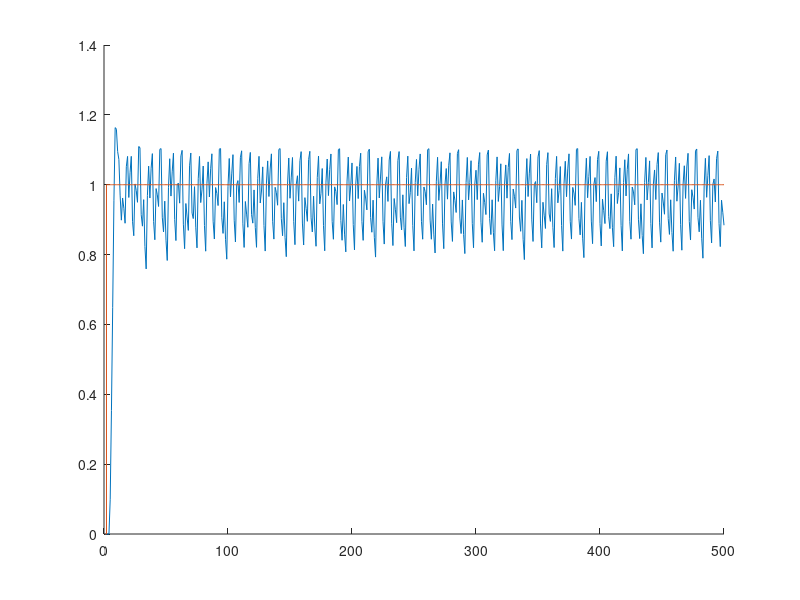
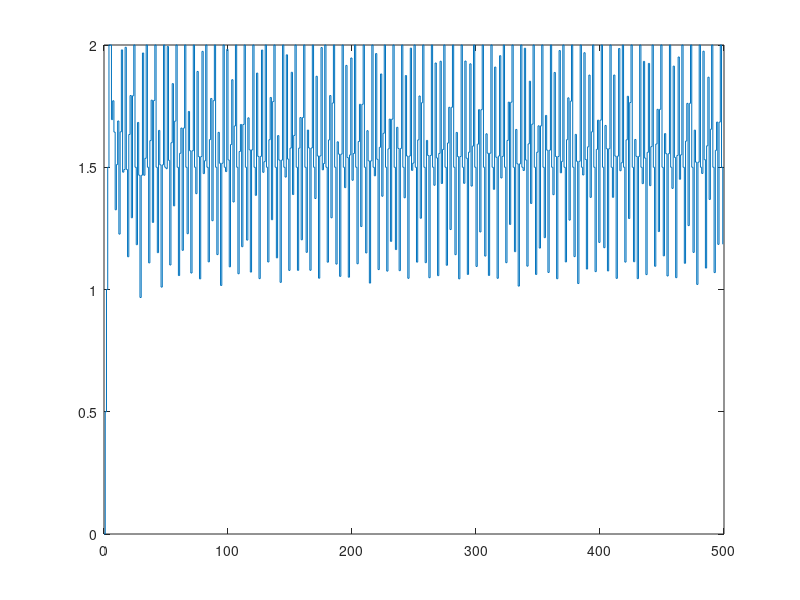

The MATLAB source for these figures, in order:
% function [] = GPC_analitic()
clear;
% s = [0 0 0.2 0.5 0.6 0.62];
N = 6;
D = N;
Nu = 3;
lambda = 0.01;

Tp = 1;
% Próbki dyskretne
kk = 500;
% Wektor czasu
t = 0:Tp:(kk-1)*Tp;

na = 2;
nb = 4;

a(1) = -0.2676;
b(1:2) = 0;
b(3) = 0.1989;
b(4) = 0.2552;

s(1) = b(1);
s(2) = sum(b(1:2)) - a(1)*s(1); 
for k = 3:N
    s(k) = sum(b(1:min(k,nb))) - a(1)*s(k-1);
end

M = zeros(N, Nu);

for k = 1:N
    for i = 1:Nu
        if(k >= i)
            M(k, i) = s(k-i+1);
        end
    end
end

K = ((M' * M + lambda * eye(Nu))^(-1)) * M';
K_1 = K(1, :);

% Dane równania
A = [1 -1.2676 0.2676]; % współczynniki dla A(z^-1)
B = [0.1989 0.2552]; % współczynniki dla B(z^-1)

tau = 2;

E = cell(N,1);
F = cell(N,1);
G = cell(N,1);
G_PG = cell(N-tau, 1);

for k = 1:N
    E{k} = zeros(1,k);
    F{k} = zeros(1,na);
    G{k} = zeros(1, k+1);
end

E{1} = 1;
F{1} = -A(2:end);

for p = 2:N
    % E
    for k = 1:p
        if k <= p-1
            e = E{p-1}(k);
        else
            e = F{p-1}(1);
        end
        E{p}(k) = e;
    end

    % F
    for k = 1:na
        if k < na
            f = -F{p-1}(1) * A(k+1) + F{p-1}(k+1);
        else
            f = -F{p-1}(1) * A(k+1);
        end
        F{p}(k) = f;
    end
end
% opóźnienie tau = 2 --> zaczynamy od p = 3
for p = tau+1:N
    for k = 1:length(E{p}) + 1
        if k == 1
            G{p}(k) = E{p}(1)*B(1);
        elseif k < length(E{p}) + 1
            G{p}(k) = E{p}(k-1)*B(2) + E{p}(k)*B(1);
        else
            G{p}(k) = E{p}(k-1)*B(2);
        end
    end
end

for k = 1:N-tau
    G_PG{k} = G{k+tau}(end-(Nu-1):end);
end
G_PG = cell2mat(G_PG);
F = cell2mat(F);
k_y = zeros(1,na);
k_u = zeros(1,nb-1);
for k = 1:na
    k_y(k) = K_1*F(:,k);
end

for k = 1:nb-1
    k_u(k) = K_1(tau+1:end)*G_PG(:,k);
end
k_e = sum(K_1);

y = zeros(kk,1);
y_zad = zeros(kk,1);
y_zad(2:end) = 1;

delta_up = zeros(1, nb-1);
delta_uk = 0;

u = zeros(1,kk);
u_max = 2;
delta_uk_max = 0.5;

for k = 2:kk
    if k == 2 || k == 3
        y(k) = -a(1)*y(k-1);
    elseif k == 4
        y(k) = -a(1)*y(k-1) + b(3)*u(k-3);
    else
        y(k) = -a(1)*y(k-1) + b(3)*u(k-3) + b(4) * u(k-4);
    end

    for i = (nb-1):-1:1
        if i == 1
            delta_up(i) = delta_uk;
        else
            delta_up(i) = delta_up(i-1);
        end
    end

    if k == 2
        delta_uk = k_e*y_zad(k) - k_y*[y(k-1); 0] - k_u*delta_up';
    else
        delta_uk = k_e*y_zad(k) - k_y*[y(k-1); y(k-2)] - k_u*delta_up';
    end
    if delta_uk > delta_uk_max
        delta_uk = delta_uk_max;
    elseif delta_uk < -delta_uk_max
        delta_uk = -delta_uk_max;
    end
    u(k) = u(k-1) + delta_uk;
    if u(k) > u_max
        u(k) = u_max;
    elseif u(k) < -u_max
        u(k) = -u_max;
    end
end

figure;
hold on;
plot(1:kk, y);
stairs(1:kk, y_zad);
hold off;

figure;
stairs(0:(kk-1), u);
% end

%%
% GPC ale z delta_u = k_e*y_zad(k) - k_y*[y(k-1); y(k-2)] - k_u*delta_up';

function [] = test(a, b, N, D, Nu, lambda, y_zad, s, kk, t, tau)
    M = zeros(N, Nu);
    
    % Implementacja macierzy M
    for i = 1:N
        for j = 1:Nu
            if(i >= j)
                M(i,j) = s(i-j+1);
            end
        end
    end

    % Macierz K
    K = ((M' * M + lambda * eye(Nu))^(-1)) * M';
    K_1 = K(1,:);
    
    % Alokacja pamięci
    y = zeros(1, kk);
    delta_up = zeros(D-1,1);
    delta_u = 0;
    u = zeros(1, kk);
    
    % Sterowanie DMC
    for k = 2:kk
        if k < tau+2
            y(k) = 0;
        elseif k == tau+2
            y(k) = - a(1)*y(k-1) - a(2)*y(k-2) + b(1)*u(k-(tau+1));
        else
            y(k) = - a(1)*y(k-1) - a(2)*y(k-2) + b(1)*u(k-(tau+1)) + b(2)*u(k-(tau+2));
        end
        
        % Przepisanie sterowań do wektora przeszłych sterowań
            for i = (D-1):-1:1
                if i == 1
                    delta_up(i) = delta_u;
                else
                    delta_up(i) = delta_up(i-1);
                end
            end 

        Y = ones(N,1)*y(k);
        Y_0 = Y + M_p*delta_up;
        Y_zad = ones(N,1)*y_zad(k);

        % Obliczenie przyrostu sterowania dla chwili (i+1) w chwili i-tej
        delta_u = K_1*(Y_zad - Y_0);
        
        % Obliczenie sterowania dla chwili (i+1) w chwili i-tej
        u(1,k) = u(1,k-1) + delta_u; 
    end
    
    % Prezentacja wyników
    figure;
    hold on;
    stairs(1:kk, y_zad, 'r');
    stairs(1:kk, y, 'b');
    hold off;
    legend('y_{zad}', 'y');
    plot_title = sprintf('Sygnał wyjściowy y(k) \n Regulator DMC');
    title(plot_title);
    xlabel('k');
    ylabel('y(k)');
    
    figure;
    hold on;
    stairs(0:kk-1, u, 'r');
    hold off;
    legend('u');
    plot_title = sprintf('Sygnał sterujący u(k) \n Regulator DMC');
    title(plot_title);
    xlabel('k');
    ylabel('u');
end